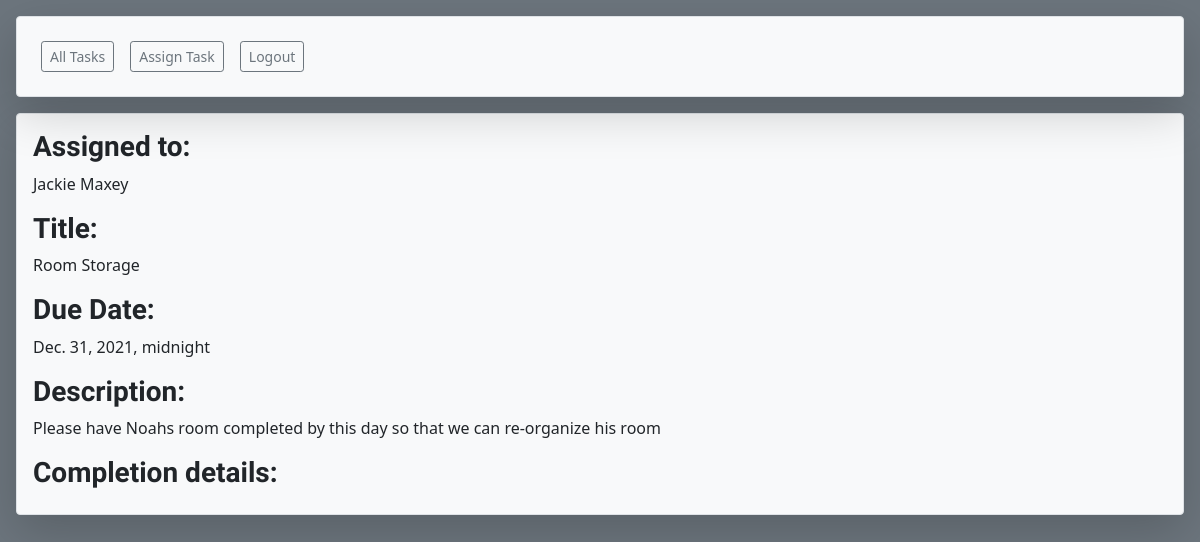
Page /view_task/3 on the earlier database version.
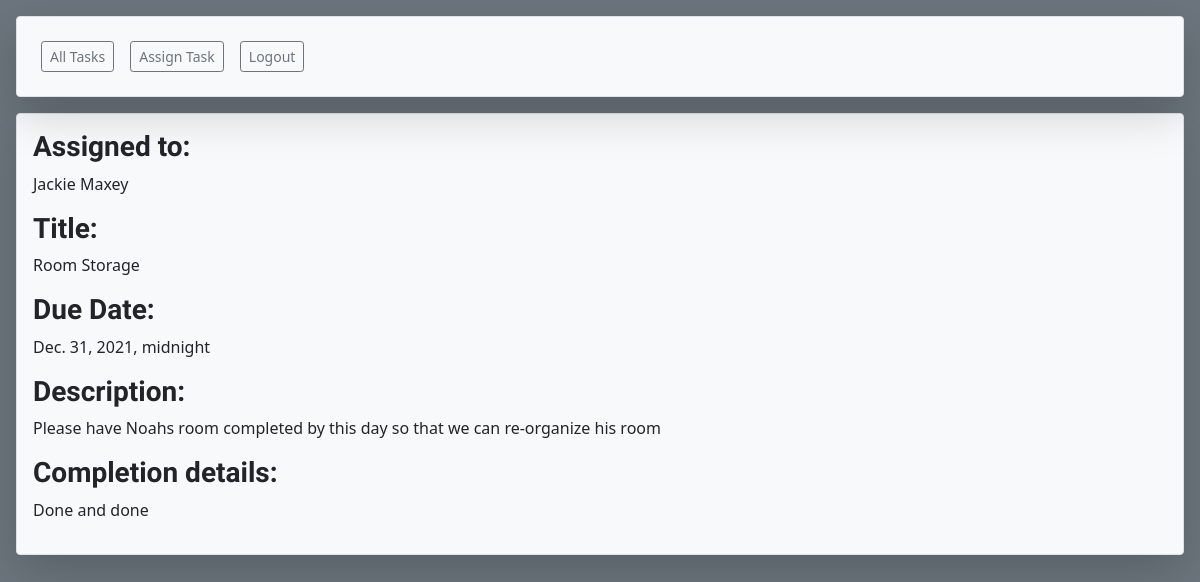
Same page on the later database version.
### team_task_manager_app/models.py (models this page shows)
class User(models.Model):
    first_name = models.CharField(max_length=255)
    last_name = models.CharField(max_length=255)
    email = models.CharField(max_length=255)
    password = models.CharField(max_length=255)
    phone_number = models.CharField(max_length=255)
    objects = UserManager()
    created_at = models.DateTimeField(auto_now_add=True)
    updated_at = models.DateTimeField(auto_now=True)

class Complete(models.Model):
    completion_notes = models.TextField()
    date_completed = models.DateTimeField(null=True)
    task = models.ForeignKey(Task, related_name="task_notes", on_delete=models.CASCADE)
    created_at = models.DateTimeField(auto_now_add=True)
    updated_at = models.DateTimeField(auto_now=True)

### team_task_manager_app/views.py (the view)
# urls.py: path('view_task/<int:id>', views.view_task),
def view_task(request, id):
    context = {
        'task':Task.objects.get(id = id)
}
    return render(request, 'view_task.html', context)

### team_task_manager_app/templates/view_task.html (shortened to what this page needs)
<!DOCTYPE html>
<html lang="en">
<head>
    {% load static %}
    <link href="https://cdn.jsdelivr.net/npm/bootstrap@5.0.2/dist/css/bootstrap.min.css" rel="stylesheet">
    <link rel="stylesheet" href="{% static 'all_tasks.css' %}">
</head>
<body class="bg-secondary">
    <div class="m-3">
        <nav id ="nav" class="navbar bg-light navbar-expand-lg navbar-light shadow-lg p-3 mb-1 border rounded" >
            <div class="collapse navbar-collapse" id="navbarSupportedContent">
            <ul class="navbar-nav mr-auto" >
                <li class="nav-item active">
                <a class="btn btn-sm btn-outline-secondary m-2" href="/all_tasks">All Tasks</a>
                </li>
                <li class="nav-item">
                <a class="btn btn-sm btn-outline-secondary m-2" href="/create_task">Assign Task</a>
                </li>
                <li class="nav-item">
                    <a class="btn btn-sm btn-outline-secondary m-2" href="/logout">Logout</a>
                </li>
            </ul>
            </div>
        </nav>
    </div>
    <div id ="header" class="border bg-light shadow-lg rounded-2 m-3 p-3">
        <div class="d-flex flex-column justify-content-around">
            <div class="input_block">
                <h3>Assigned to:</h3>
                {% for user in task.assigned_user.all %}
                <p>{{user.first_name}} {{user.last_name}}</p>
                {% endfor %}
            </div>
            <div class="input_block" class = "">
            <h3>Title:</h3>
            <p>{{task.title}}</p>
            <h3>Due Date:</h3>
            <p>{{task.due_date}}</p>
            </div>
        <div id="task_desc" class="">
            <h3>Description:</h3>
            <p>{{task.description}}</p>
        </div>
        <div class="">
            <h3>Completion details:</h3>
            {% for note in task.task_notes.all %}
            <p>{{note.completion_notes}}</p>
            {% endfor %}
        </div>
    </div>
    </div>
</body>
</html>

Differences in the rows shown:
added Complete: completion_notes "Done and done"
